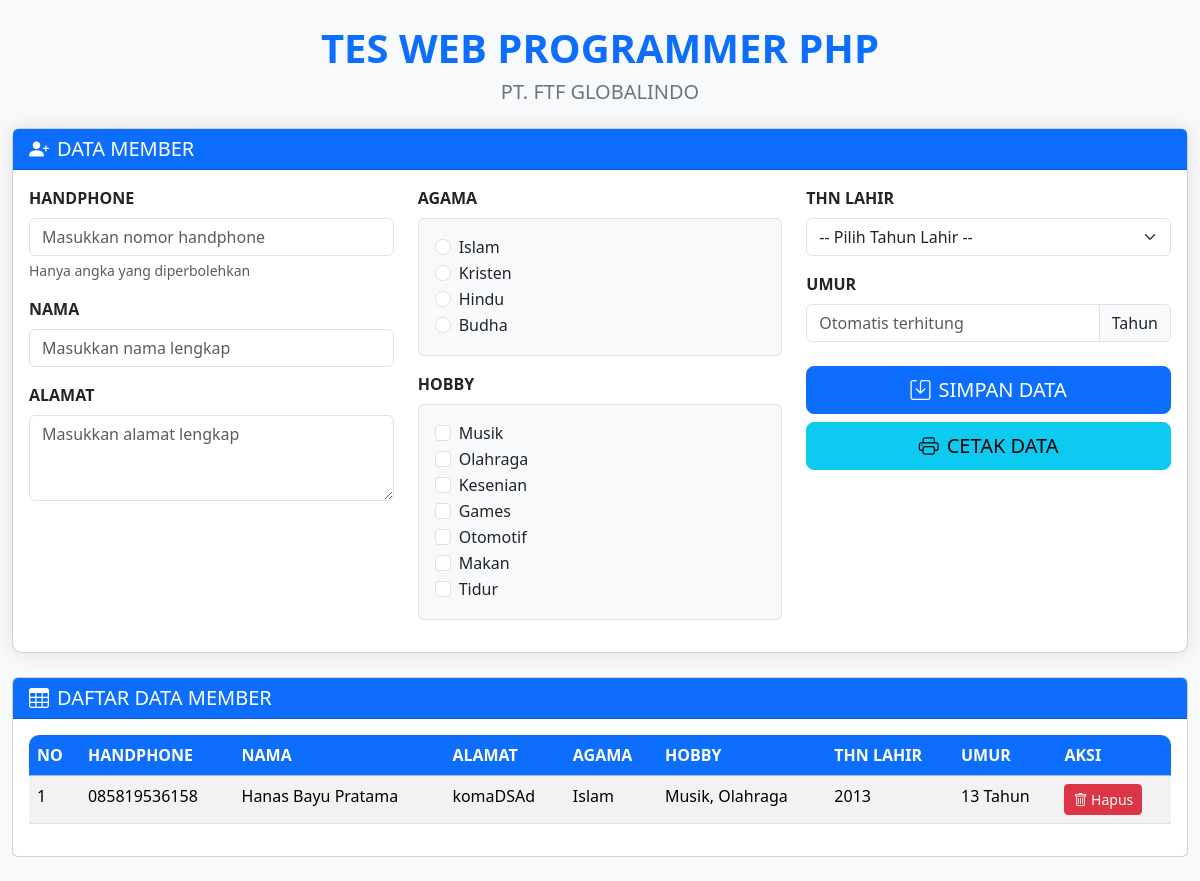
Before: / with the older database file.
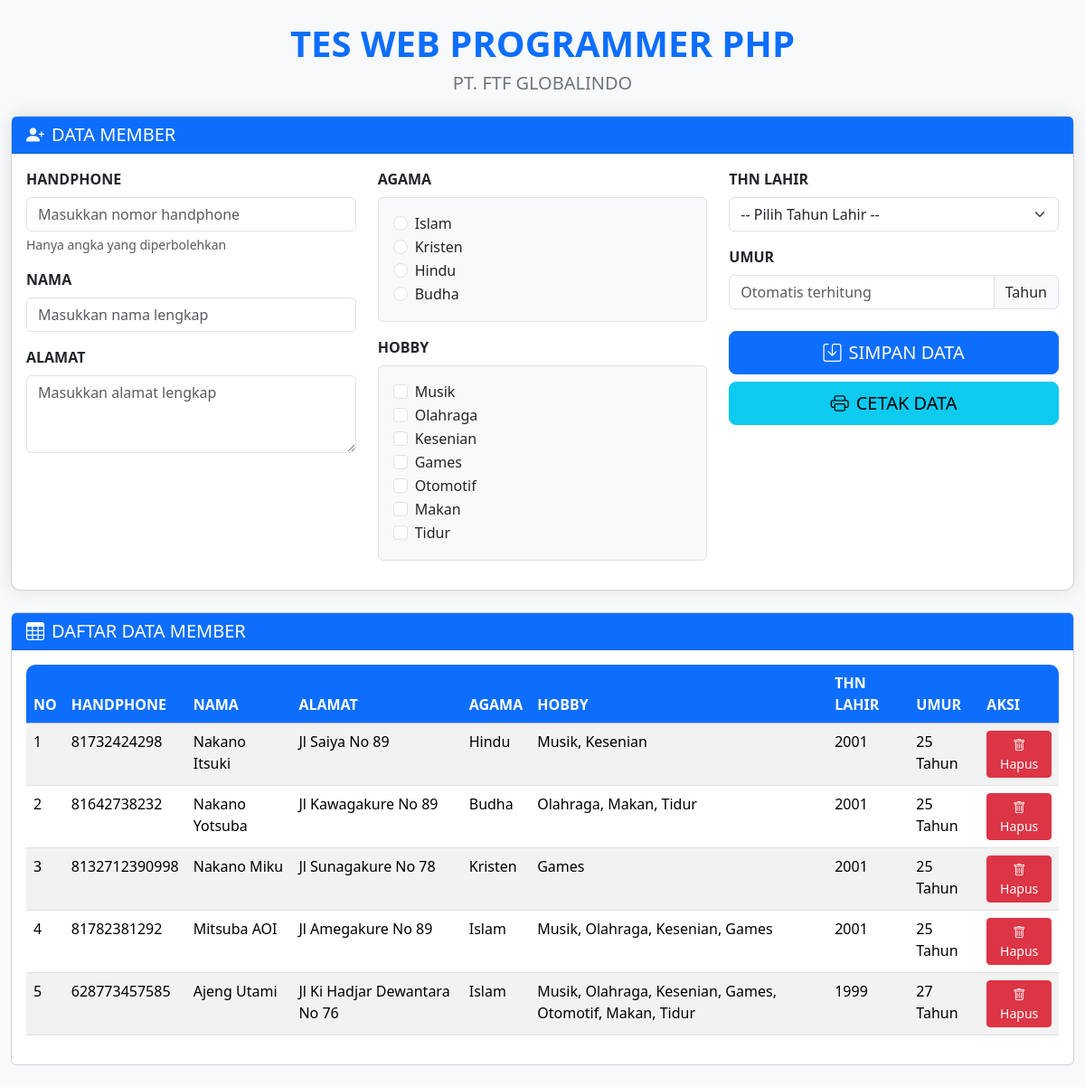
After: the same page with the newer database file.
### tables this page shows
CREATE TABLE `member` (
  `id` int(11) NOT NULL,
  `handphone` varchar(15) NOT NULL,
  `nama` varchar(100) NOT NULL,
  `alamat` text NOT NULL,
  `agama` varchar(20) NOT NULL,
  `hobby` text NOT NULL,
  `thn_lahir` year(4) NOT NULL,
  `umur` int(3) NOT NULL,
  `created_at` timestamp NOT NULL DEFAULT current_timestamp()
);

### application/controllers/Member.php (called while the page is built, shortened)
<?php
class Member extends CI_Controller {
    public function __construct() {
        $this->load->model('Member_model');
        $this->load->helper('form');
        $this->load->library('form_validation');
    }
    public function index() {
        $data['members'] = $this->Member_model->get_all_members();
        $data['tahun'] = range(date('Y'), 1900);
        $this->load->view('member_view', $data);
    }
}

### index.php (called while the page is built, shortened)
<?php
require_once BASEPATH.'core/CodeIgniter.php';

### application/models/Member_model.php (called while the page is built, shortened)
<?php
class Member_model extends CI_Model {
    public function get_all_members() {
        $query = $this->db->get('member');
        return $query->result();
    }
}

### application/views/member_view.php (the view, shortened to what this page needs)
<!DOCTYPE html>
<html lang="en">
<head>
    <link href="https://cdn.jsdelivr.net/npm/bootstrap@5.3.2/dist/css/bootstrap.min.css" rel="stylesheet">
    <link rel="stylesheet" href="https://cdn.jsdelivr.net/npm/bootstrap-icons@1.11.3/font/bootstrap-icons.min.css">
</head>
<body>
    <div class="container mt-4 container-custom">
        <div class="text-center mb-4">
            <h1 class="display-6 fw-bold text-primary">TES WEB PROGRAMMER PHP</h1>
            <h5 class="text-secondary">PT. FTF GLOBALINDO</h5>
        </div>
        <div class="card form-section mb-4">
            <div class="card-header bg-primary text-white">
                <h5 class="mb-0"><i class="bi bi-person-plus-fill me-2"></i>DATA MEMBER</h5>
            </div>
            <div class="card-body">
                <form method="post" action="<?php echo site_url('member/simpan'); ?>">
                    <div class="row g-4">
                        <div class="col-md-4">
                            <div class="mb-3">
                                <label class="form-label fw-bold">HANDPHONE</label>
                                <input type="text" name="handphone" class="form-control"
                                    onkeypress="return hanyaAngka(event)"
                                    placeholder="Masukkan nomor handphone" required>
                                <div class="form-text">Hanya angka yang diperbolehkan</div>
                            </div>
                            <div class="mb-3">
                                <label class="form-label fw-bold">NAMA</label>
                                <input type="text" name="nama" class="form-control"
                                    placeholder="Masukkan nama lengkap" required>
                            </div>
                            <div class="mb-3">
                                <label class="form-label fw-bold">ALAMAT</label>
                                <textarea name="alamat" class="form-control" rows="3"
                                        placeholder="Masukkan alamat lengkap" required></textarea>
                            </div>
                        </div>
                        <div class="col-md-4">
                            <div class="mb-3">
                                <label class="form-label fw-bold">AGAMA</label>
                                <div class="border p-3 rounded bg-light">
                                    <?php
                                    $agama_list = ['Islam', 'Kristen', 'Hindu', 'Budha'];
                                    foreach($agama_list as $agama):
                                    ?>
                                    <div class="form-check">
                                        <input class="form-check-input" type="radio"
                                            name="agama" value="<?php echo $agama; ?>"
                                            id="agama_<?php echo strtolower($agama); ?>" required>
                                        <label class="form-check-label" for="agama_<?php echo strtolower($agama); ?>">
                                            <?php echo $agama; ?>
                                        </label>
                                    </div>
                                    <?php endforeach; ?>
                                </div>
                            </div>
                            <div class="mb-3">
                                <label class="form-label fw-bold">HOBBY</label>
                                <div class="border p-3 rounded bg-light">
                                    <?php
                                    $hobby_list = ['Musik', 'Olahraga', 'Kesenian', 'Games', 'Otomotif', 'Makan', 'Tidur'];
                                    foreach($hobby_list as $hobby):
                                    ?>
                                    <div class="form-check">
                                        <input class="form-check-input" type="checkbox"
                                            name="hobby[]" value="<?php echo $hobby; ?>"
                                            id="hobby_<?php echo strtolower($hobby); ?>">
                                        <label class="form-check-label" for="hobby_<?php echo strtolower($hobby); ?>">
                                            <?php echo $hobby; ?>
                                        </label>
                                    </div>
                                    <?php endforeach; ?>
                                </div>
                            </div>
                        </div>
                        <div class="col-md-4">
                            <div class="mb-3">
                                <label class="form-label fw-bold">THN LAHIR</label>
                                <select name="thn_lahir" id="thn_lahir" class="form-select"
                                        onchange="hitungUmur()" required>
                                    <option value="">-- Pilih Tahun Lahir --</option>
                                </select>
                            </div>
                            <div class="mb-3">
                                <label class="form-label fw-bold">UMUR</label>
                                <div class="input-group">
                                    <input type="text" id="umur" name="umur" class="form-control"
                                        readonly placeholder="Otomatis terhitung">
                                    <span class="input-group-text">Tahun</span>
                                </div>
                            </div>
                            <div class="d-grid gap-2 mt-4">
                                <button type="submit" class="btn btn-primary btn-lg">
                                    <i class="bi bi-save me-2"></i>SIMPAN DATA
                                </button>
                                <button type="button" class="btn btn-info btn-lg" onclick="cetakData()">
                                    <i class="bi bi-printer me-2"></i>CETAK DATA
                                </button>
                            </div>
                        </div>
                    </div>
                </form>
            </div>
        </div>
        <div class="table-section">
            <div class="card mb-4">
                <div class="card-header bg-primary text-white">
                    <h5 class="mb-0"><i class="bi bi-table me-2"></i>DAFTAR DATA MEMBER</h5>
                </div>
                <div class="card-body">
                    <div class="table-responsive">
                        <table class="table table-striped table-hover">
                            <thead class="table-primary">
                                <tr>
                                    <th>NO</th>
                                    <th>HANDPHONE</th>
                                    <th>NAMA</th>
                                    <th>ALAMAT</th>
                                    <th>AGAMA</th>
                                    <th>HOBBY</th>
                                    <th>THN LAHIR</th>
                                    <th>UMUR</th>
                                    <th>AKSI</th>
                                </tr>
                            </thead>
                            <tbody>
                                <?php if(empty($members)): ?>
                                    <tr>
                                        <td colspan="9" class="text-center text-muted py-4">
                                            <i class="bi bi-inbox me-2"></i>Belum ada data member
                                        </td>
                                    </tr>
                                <?php else: ?>
                                    <?php $no = 1; ?>
                                    <?php foreach($members as $member): ?>
                                    <tr>
                                        <td><?php echo $no++; ?></td>
                                        <td><?php echo $member->handphone; ?></td>
                                        <td><?php echo $member->nama; ?></td>
                                        <td><?php echo $member->alamat; ?></td>
                                        <td><?php echo $member->agama; ?></td>
                                        <td><?php echo $member->hobby; ?></td>
                                        <td><?php echo $member->thn_lahir; ?></td>
                                        <td><?php echo $member->umur; ?> Tahun</td>
                                        <td>
                                            <a href="<?php echo site_url('member/hapus/'.$member->id); ?>"
                                            class="btn btn-danger btn-sm"
                                            onclick="return confirm('Yakin ingin menghapus data?')">
                                                <i class="bi bi-trash"></i> Hapus
                                            </a>
                                        </td>
                                    </tr>
                                    <?php endforeach; ?>
                                <?php endif; ?>
                            </tbody>
                        </table>
                    </div>
                </div>
            </div>
        </div>
    </div>
</body>
</html>

### application/views/member_view.php (style rules this page uses)
body { background-color: #f8f9fa; }
.container-custom { max-width: 1400px; margin: 0 auto; }
.form-section { background-color: white; border-radius: 10px; box-shadow: 0 0 20px rgba(0,0,0,0.1); }
.table-responsive { border-radius: 10px; overflow: hidden; }
th { background-color: #0d6efd !important; color: white !important; }
body * { visibility: hidden; margin: 0; padding: 0; }
.table-section, .table-section *, .card.mb-4:last-child, .card.mb-4:last-child *, table, table * { visibility: visible !important; }
.table-section { position: absolute; left: 0; top: 0; width: 100%; padding: 20px; margin: 0 !important; }
.card.mb-4:last-child { border: none !important; box-shadow: none !important; background: transparent !important; }
.card.mb-4:last-child .card-header { display: none !important; }
.card.mb-4:last-child .card-body { padding: 0 !important; background: transparent !important; }
table { width: 100%; border-collapse: collapse; border: 1px solid #000 !important; font-size: 12pt; }
th { background-color: #e0e0e0 !important; color: black !important; font-weight: bold; border: 1px solid #000 !important; padding: 8px; text-align: center; -webkit-print-color-adjust: exact; print-color-adjust: exact; }
td { border: 1px solid #000 !important; padding: 6px; }
th:last-child, td:last-child { display: none !important; }
.no-print, .btn, form, .alert, .card-header:not(.card.mb-4:last-child .card-header), .form-section, .text-center.mb-4, h1, h5, footer, .btn-hapus, a.btn-danger, .input-group, select, input, textarea, button { display: none !important; }
.table-section::before { content: "DAFTAR DATA MEMBER"; display: block; text-align: center; font-size: 16pt; font-weight: bold; margin-bottom: 15px; visibility: visible !important; }
.table-section::after { content: "Dicetak pada: " attr(data-print-date); display: block; text-align: right; font-size: 10pt; margin-top: 15px; font-style: italic; visibility: visible !important; }

Changed rows visible on the page:
removed member: handphone "085819536158", nama "Hanas Bayu Pratama", alamat "komaDSAd", agama "Islam", hobby "Musik, Olahraga", thn_lahir "2013", umur "13"
added member: handphone "81732424298", nama "Nakano Itsuki", alamat "Jl Saiya No 89", agama "Hindu", hobby "Musik, Kesenian", thn_lahir "2001", umur "25"
added member: handphone "81642738232", nama "Nakano Yotsuba", alamat "Jl Kawagakure No 89", agama "Budha", hobby "Olahraga, Makan, Tidur", thn_lahir "2001", umur "25"
added member: handphone "8132712390998", nama "Nakano Miku", alamat "Jl Sunagakure No 78", agama "Kristen", hobby "Games", thn_lahir "2001", umur "25"
added member: handphone "81782381292", nama "Mitsuba AOI", alamat "Jl Amegakure No 89", agama "Islam", hobby "Musik, Olahraga, Kesenian, Games", thn_lahir "2001", umur "25"
added member: handphone "628773457585", nama "Ajeng Utami", alamat "Jl Ki Hadjar Dewantara No 76", agama "Islam", hobby "Musik, Olahraga, Kesenian, Games, Otomotif, Makan, Tidur", thn_lahir "1999", umur "27"
